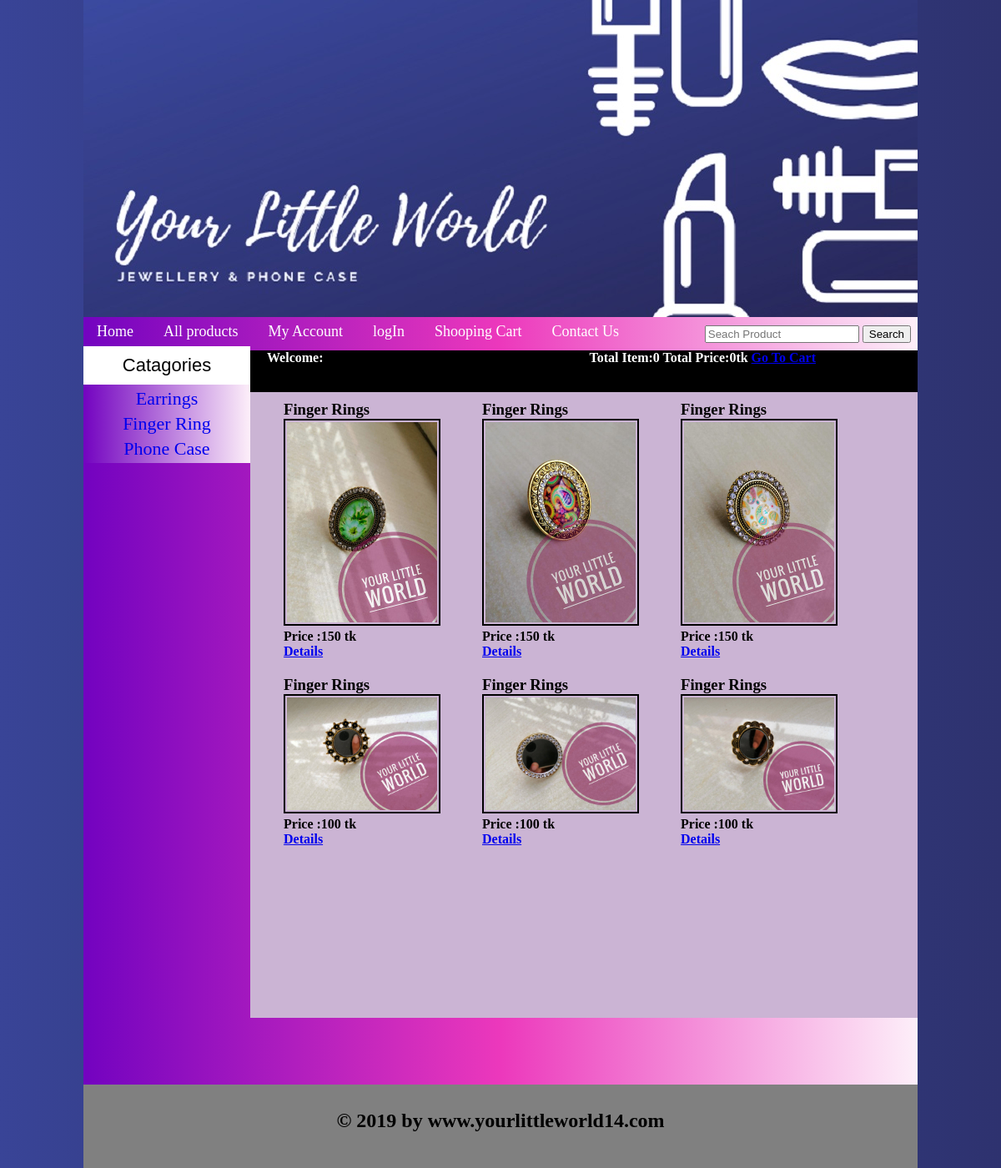
/index.php?cat=2, run on the app's committed database.
### tables this page shows
CREATE TABLE `catagory` (
  `catgory_id` int(11) NOT NULL,
  `catagory_title` text
);

CREATE TABLE `products` (
  `product_id` int(11) NOT NULL,
  `product_catagory` int(11) DEFAULT NULL,
  `product_title` varchar(255) DEFAULT NULL,
  `product_price` double DEFAULT NULL,
  `product_description` text,
  `product_image` longblob
);

### functions/functions.php (the view, shortened to what this page needs)
<?php
	$con = mysqli_connect("localhost","root","","ecomarce");
    $totalprice=0;
function getcatagory()
{
	global $con;
	$get_catagory =	"select * from catagory";
	$run_catagory = mysqli_query($con,$get_catagory);
	while ($row_catagory=mysqli_fetch_array($run_catagory))
	{
		 $cata_id    = $row_catagory['catgory_id'];
		 $cata_title = $row_catagory['catagory_title'];
		  echo "<li><a href='index.php?cat=$cata_id'>$cata_title</a></li>" ;
    }
}
   function getcatproduct()
    {
		global $con;
		if(isset($_GET['cat'])){
		$cata= 	$_GET['cat'];
		$gettingcatproduct="select * from products where product_catagory='$cata'";
		$run_cat_pro= mysqli_query($con,$gettingcatproduct);
		while ($row_cat_product = mysqli_fetch_array($run_cat_pro))
		 {
			$Product_id          = $row_cat_product['product_id'];
			$Product_title       = $row_cat_product['product_title'];
			$Product_price       = $row_cat_product['product_price'];
			$Product_image       = $row_cat_product['product_image'];
			echo " <div id='single_product'>
					<h3>$Product_title</h3>
					<img src='admin_area/product_images/$Product_image' width=180px;height=180px;/>
					<p><strong> Price :$Product_price tk</strong></p>
					<a href='details.php?product_id=$Product_id' float:left >Details</a>
				    </div>";
		 }
	}
}
function getip(){
	$ip = $_SERVER['REMOTE_ADDR'];
    return $ip;
 }
    function totalitems(){
		global $con;
		$count='';
   if(isset($_GET['product_id'])){
   	$ip=getip();
    echo "after";
   	$sql=$check_pro= "SELECT * FROM cart WHERE ip_address ='$ip'";
    echo $sql;
   	$result= $con->query($sql);
   $count= mysqli_num_rows($result);
   }
   else{
  	$ip=getip();
   	$sql= "SELECT * FROM cart WHERE ip_address ='$ip'";
   	$result= $con->query($sql);
   $count= mysqli_num_rows($result);
   }
   echo $count;
}
function totalprice(){
	global $totalprice;
   echo $totalprice;
}

### css/style.css (style rules this page uses)
html, body, div, span, applet, object, iframe, h1, h2, h3, h4, h5, h6, p, blockquote, pre, a, abbr, acronym, address, big, cite, code, del, dfn, em, img, ins, kbd, q, s, samp, small, strike, strong, sub, sup, tt, var, b, u, i, center, dl, dt, dd, ol, ul, li, fieldset, form, label, legend, table, caption, tbody, tfoot, thead, tr, th, td, article, aside, canvas, details, embed, figure, figcaption, footer, header, hgroup, menu, nav, output, ruby, section, summary, time, mark, audio, video { margin: 0; padding: 0; border: 0; vertical-align: baseline; }
body { background-image: linear-gradient(to right, #394497,#333C83,#303677,#31397D ,#2E326F); }
#catagory li { color: white; text-align: center; list-style: none; display: block; font-size: 22px; margin: 4px; }
#catagory a { text-decoration: none; }
#single_product { float: left; margin-left: 30px; padding:10px; }
#single_product img { border: 2px solid black; padding: 2px; }

### data on the page
catagory: catagory_title "Earrings"
catagory: catagory_title "Finger Ring"
catagory: catagory_title "Phone Case"
products: product_title "Finger Rings", product_image (picture), product_price "150"
products: product_title "Finger Rings", product_image (picture), product_price "150"
products: product_title "Finger Rings", product_image (picture), product_price "150"
products: product_title "Finger Rings", product_image (picture), product_price "100"
products: product_title "Finger Rings", product_image (picture), product_price "100"
products: product_title "Finger Rings", product_image (picture), product_price "100"

### other printed values
$count "0"
$totalprice "0"
